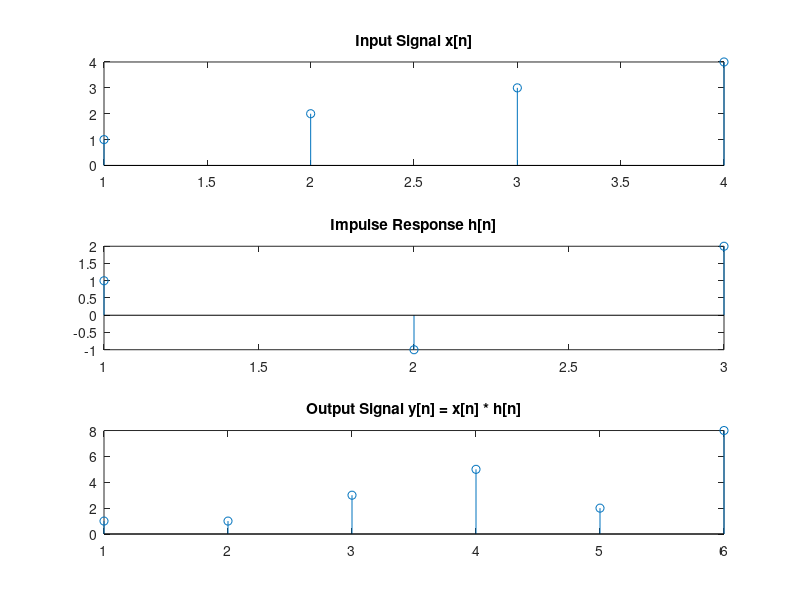

Recreate this plot in MATLAB.
x = [1 2 3 4];          % Input signal
h = [1 -1 2];           % Impulse response

y = conv(x, h);         % Perform convolution
disp(y);

subplot(3,1,1);
%% 
stem(x); title('Input Signal x[n]');

subplot(3,1,2);
stem(h); title('Impulse Response h[n]');

subplot(3,1,3);
stem(y); title('Output Signal y[n] = x[n] * h[n]');
